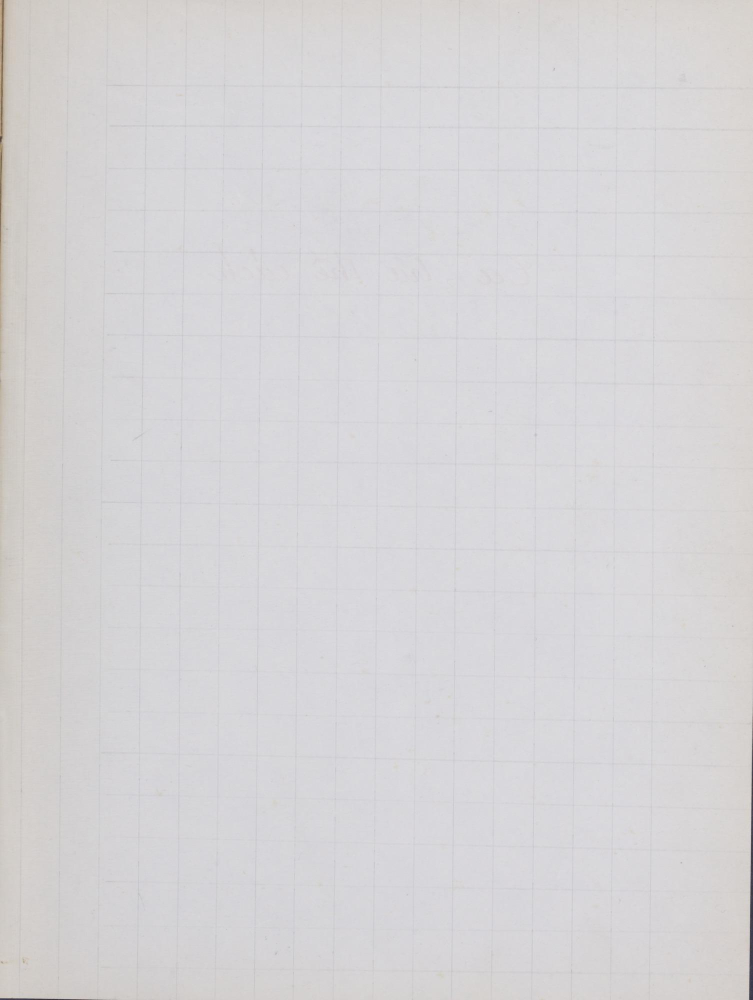
#> input picture output/Ca Trù Thê Cách, AB 160, Nôm_Y/ch/Ca Trù Thê Cách, AB 160, Nôm_Y.004.jpg, 1505 x 2000 px (shown at 1/2 size); its folder holds only this picture in this run
$ jupyter execute contact_sheet.ipynb
#> lines starting #> are read from the running program, lines starting #| are printed output that depends on the picture
# Contact Sheets for Human QC: Bounding Boxes of All Books

Reads `output/<Book>/{ch,vi,misc}/` and the PPOCRLabel `Label.txt` files (read-only) and produces:

- `output/_contact_sheets/<Book>/sheet_NN.jpg`: paginated grids of page thumbnails with 4-point boxes
  (**red** = `ch/` Han-Nom, **blue** = `vi/` Quoc ngu, **gray frame** = `misc/`, no boxes; **orange frame** = auto-flagged).
- `output/_contact_sheets/qc_flags.csv`: one row per flagged page, with empty `reviewer_verdict` / `notes` columns to fill in.
- `output/_contact_sheets/contact_sheets_index.html`: open in a browser to scroll through every book.

Set `BOOKS` in the config cell to a list of folder names to run a subset.

[cell 1]
import os, re, json, html, math
from pathlib import Path
from concurrent.futures import ThreadPoolExecutor

import cv2
import numpy as np
import pandas as pd
from IPython.display import display, Image as IPImage

PROJECT_ROOT = Path.cwd().resolve()
if not (PROJECT_ROOT / "output").is_dir() and (PROJECT_ROOT.parent / "output").is_dir():
    PROJECT_ROOT = PROJECT_ROOT.parent
OUTPUT_DIR = PROJECT_ROOT / "output"
SHEET_DIR = OUTPUT_DIR / "_contact_sheets"
AUDIT_CSV = PROJECT_ROOT / "datasets-midterm" / "audit_dataset_summary.csv"

BOOKS = None            # None = all books, or e.g. ["Ca Trù Thể Cách, Nôm_Y"]
THUMB_W, THUMB_H = 300, 420     # max thumbnail box (aspect ratio kept)
COLS, ROWS = 6, 4               # 24 thumbnails per sheet
CAPTION_H = 22
JPEG_QUALITY = 85
MAX_INLINE_SHEETS = 12          # flagged sheets auto-displayed in the notebook

FOLDERS = ["ch", "vi", "misc"]
COLOR = {"ch": (0, 0, 255), "vi": (255, 0, 0), "misc": (128, 128, 128)}   # BGR
FLAG_COLOR = (0, 140, 255)      # orange, BGR
OUTLIER_SIGMA = 2.0
MIN_OUTLIER_DIFF = 5            # ignore count deviations smaller than this
TINY_AREA_FRAC = 2e-4           # box area / page area
OVERLAP_IOU = 0.5

SHEET_DIR.mkdir(parents=True, exist_ok=True)
print("project root:", PROJECT_ROOT)

## 1. Discover books and load metadata

[cell 2]
PAGE_RE = re.compile(r"\.(\d+)\.jpg$", re.I)

def page_no(name):
    m = PAGE_RE.search(name)
    return int(m.group(1)) if m else -1

audit = pd.read_csv(AUDIT_CSV, encoding="utf-8-sig") if AUDIT_CSV.exists() else pd.DataFrame()
#> (reads datasets-midterm/audit_dataset_summary.csv from the repository)
layout_by_stem = {}
if not audit.empty:
    for _, r in audit.iterrows():
        layout_by_stem[Path(str(r["Ten_File"])).stem] = r.get("Ma_Loai_Sach", "?")

all_books = sorted(p.name for p in OUTPUT_DIR.iterdir()
                   if p.is_dir() and not p.name.startswith("_") and (p / "ch").is_dir())
books = [b for b in all_books if BOOKS is None or b in BOOKS]

rows = []
for b in books:
    rows.append({"book": b, "layout": layout_by_stem.get(b, "?"),
                 **{f: len(list((OUTPUT_DIR / b / f).glob("*.jpg"))) for f in FOLDERS}})
catalog = pd.DataFrame(rows)
catalog["total"] = catalog[FOLDERS].sum(axis=1)
display(catalog)
print(len(catalog), "books,", int(catalog["total"].sum()), "page images")

## 2. Loaders: Label.txt, images, CSV cross-check

[cell 3]
def imread_unicode(path):
    try:
        data = np.fromfile(str(path), dtype=np.uint8)
        return cv2.imdecode(data, cv2.IMREAD_COLOR)
#> returned value is the input picture: shape (2000, 1505, 3); mean B, G, R 214.4, 212.4, 213.9
    except Exception:
        return None

def load_labels(book, folder):
    """{image file name: [ {transcription, points}, ... ]} from <folder>/Label.txt."""
    f = OUTPUT_DIR / book / folder / "Label.txt"
    out = {}
    if not f.exists():
        return out
    for line in f.read_text(encoding="utf-8").splitlines():
        if "\t" not in line:
            continue
        rel, js = line.split("\t", 1)
        try:
            out[Path(rel).name] = json.loads(js)
        except json.JSONDecodeError:
            out[Path(rel).name] = None      # corrupt label line
    return out

def load_csv_pages(book):
    f = OUTPUT_DIR / book / f"{book}.csv"
    if not f.exists():
        return set()
    try:
        return set(pd.read_csv(f, encoding="utf-8-sig")["img_id"].dropna().astype(str))
    except Exception:
        return set()

## 3. QC flag logic (pure functions)

[cell 4]
def box_arrays(boxes):
    return [np.array(b["points"], dtype=float) for b in boxes if b.get("points") and len(b["points"]) == 4]

def max_overlap_iou(polys):
    """Largest axis-aligned IoU between any two boxes on a page."""
    if len(polys) < 2:
        return 0.0
    b = np.array([[p[:, 0].min(), p[:, 1].min(), p[:, 0].max(), p[:, 1].max()] for p in polys])
    x1 = np.maximum(b[:, None, 0], b[None, :, 0]); y1 = np.maximum(b[:, None, 1], b[None, :, 1])
    x2 = np.minimum(b[:, None, 2], b[None, :, 2]); y2 = np.minimum(b[:, None, 3], b[None, :, 3])
    inter = np.clip(x2 - x1, 0, None) * np.clip(y2 - y1, 0, None)
    area = (b[:, 2] - b[:, 0]) * (b[:, 3] - b[:, 1])
    iou = inter / (area[:, None] + area[None, :] - inter + 1e-9)
    np.fill_diagonal(iou, 0)
    return float(iou.max())

def page_flags(folder, boxes, img_w, img_h):
    """Per-page flags (count outliers are added later, per book)."""
    flags = []
    if folder == "misc":
        return flags
    if boxes is None:
        return ["corrupt_label"]
    if len(boxes) == 0:
        return ["no_boxes"]
    polys = box_arrays(boxes)
    if len(polys) < len(boxes):
        flags.append("malformed_box")
    oob = sum(1 for p in polys if p[:, 0].min() < -2 or p[:, 1].min() < -2
              or p[:, 0].max() > img_w + 2 or p[:, 1].max() > img_h + 2)
    if oob:
        flags.append(f"out_of_bounds({oob})")
    tiny = sum(1 for p in polys
               if (p[:, 0].max() - p[:, 0].min()) * (p[:, 1].max() - p[:, 1].min()) < TINY_AREA_FRAC * img_w * img_h)
    if tiny:
        flags.append(f"tiny_box({tiny})")
    if max_overlap_iou(polys) > OVERLAP_IOU:
        flags.append("overlap")
    return flags

def count_outliers(counts):
    """counts: {(folder, name): n_boxes} -> {(folder, name): flag} for outliers within each folder."""
    res = {}
    for folder in ("ch", "vi"):
        items = [(k, n) for k, n in counts.items() if k[0] == folder]
        if len(items) < 5:
            continue
        ns = np.array([n for _, n in items], dtype=float)
        med, sd = np.median(ns), ns.std()
        if sd == 0:
            continue
        for k, n in items:
            if abs(n - med) > OUTLIER_SIGMA * sd and abs(n - med) >= MIN_OUTLIER_DIFF:
                res[k] = f"box_count_outlier({int(n)} vs median {int(med)})"
    return res

## 4. Rendering: thumbnails and sheets

[cell 5]
def render_thumb(args):
    """args = (book, folder, name, boxes). Returns dict with the cell image and page-level metadata."""
    book, folder, name, boxes = args
    img = imread_unicode(OUTPUT_DIR / book / folder / name)
    if img is None:
        cell = np.full((THUMB_H, THUMB_W, 3), 255, np.uint8)
        cv2.putText(cell, "UNREADABLE", (20, THUMB_H // 2), cv2.FONT_HERSHEY_SIMPLEX, 0.7, (0, 0, 255), 2)
        return {"book": book, "folder": folder, "name": name, "n": 0, "w": 0, "h": 0,
                "flags": ["unreadable_image"], "cell": cell}
    h, w = img.shape[:2]
#> h = 2000; w = 1505
    scale = min(THUMB_W / w, THUMB_H / h)
#> scale = 0.199
    tw, th = max(1, int(w * scale)), max(1, int(h * scale))
#> tw = 300; th = 398
    thumb = cv2.resize(img, (tw, th), interpolation=cv2.INTER_AREA)
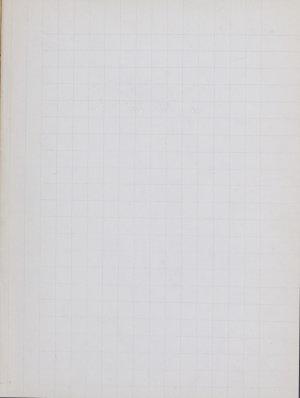
#> thumb: shape (398, 300, 3); mean B, G, R 214.4, 212.4, 213.9
    polys = box_arrays(boxes) if boxes else []
    for p in polys:
        pts = np.round(p * scale).astype(np.int32).reshape(-1, 1, 2)
        cv2.polylines(thumb, [pts], True, COLOR[folder], 1, cv2.LINE_AA)
    cell = np.full((THUMB_H, THUMB_W, 3), 255, np.uint8)
    cell[:th, :tw] = thumb
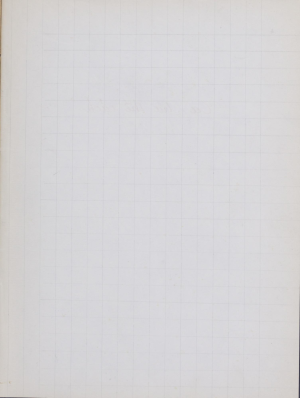
#> cell: shape (420, 300, 3); mean B, G, R 216.5, 214.7, 216.1
    return {"book": book, "folder": folder, "name": name, "n": len(polys), "w": w, "h": h,
            "flags": page_flags(folder, boxes, w, h), "cell": cell}

def finish_cell(t):
    """Add frame and caption (needs the final flags, so done after count-outlier detection)."""
    flagged = bool(t["flags"])
    color = FLAG_COLOR if flagged else COLOR[t["folder"]]
    cell = cv2.copyMakeBorder(t["cell"], CAPTION_H, 0, 0, 0, cv2.BORDER_CONSTANT, value=(255, 255, 255))
    cv2.rectangle(cell, (0, 0), (cell.shape[1] - 1, cell.shape[0] - 1), color, 4 if flagged else 2)
    label = f"p{page_no(t['name']):03d} {t['folder']}" + (f" n={t['n']}" if t["folder"] != "misc" else "")
    if flagged:
        label += " !"
    cv2.putText(cell, label, (6, 16), cv2.FONT_HERSHEY_SIMPLEX, 0.5, (0, 0, 0), 1, cv2.LINE_AA)
    return cell

def build_sheet(cells):
    ch, cw = cells[0].shape[:2]
    blank = np.full((ch, cw, 3), 235, np.uint8)
    cells = cells + [blank] * (COLS * ROWS - len(cells))
    rows = [np.hstack(cells[r * COLS:(r + 1) * COLS]) for r in range(ROWS)]
    return np.vstack(rows)

def imwrite_unicode(path, img):
    ok, buf = cv2.imencode(".jpg", img, [cv2.IMWRITE_JPEG_QUALITY, JPEG_QUALITY])
    if ok:
        buf.tofile(str(path))
    return ok

## 5. Run over all books

[cell 6]
ORDER = {f: i for i, f in enumerate(FOLDERS)}
flag_rows, book_stats, sheet_index = [], [], {}

def process_book(book):
    labels = {f: load_labels(book, f) for f in FOLDERS}
    jobs = []
    for f in FOLDERS:
        for p in sorted((OUTPUT_DIR / book / f).glob("*.jpg")):
            jobs.append((book, f, p.name, labels[f].get(p.name, [])))
    jobs.sort(key=lambda j: (page_no(j[2]), ORDER[j[1]]))
    with ThreadPoolExecutor(max_workers=min(8, os.cpu_count() or 4)) as ex:
        thumbs = list(ex.map(render_thumb, jobs))
#> thumbs = 1 item

    # book-level checks
    outl = count_outliers({(t["folder"], t["name"]): t["n"] for t in thumbs})
#> the loop in count_outliers, `for folder in ("ch", "vi"):` made 2 passes
#> items on pass 1: [(('ch', 'Ca Trù Thê Cách, AB 160, Nôm_Y.004.jpg'), 0)]
#> after the loop in count_outliers, `for folder in ("ch", "vi"):`: res = 0 items
#> outl = 0 items
    csv_pages = load_csv_pages(book)
    present = {t["name"] for t in thumbs}
#> present = 1 item
    for t in thumbs:
        k = (t["folder"], t["name"])
        if k in outl:
            t["flags"].append(outl[k])
#> this loop made 1 pass
#> k on pass 1: ('ch', 'Ca Trù Thê Cách, AB 160, Nôm_Y.004.jpg')
    missing_csv = sorted(csv_pages - present)
#> missing_csv = []

    sheets, out_dir = [], SHEET_DIR / book
    out_dir.mkdir(parents=True, exist_ok=True)
    for old in out_dir.glob("sheet_*.jpg"):
        old.unlink()
    per = COLS * ROWS
    for i in range(0, len(thumbs), per):
        chunk = thumbs[i:i + per]
        fn = f"sheet_{i // per + 1:02d}.jpg"
        imwrite_unicode(out_dir / fn, build_sheet([finish_cell(t) for t in chunk]))
        sheets.append({"file": fn, "n_flagged": sum(bool(t["flags"]) for t in chunk),
                       "first": page_no(chunk[0]["name"]), "last": page_no(chunk[-1]["name"])})
#> this loop made 1 pass
#> fn on pass 1: 'sheet_01.jpg'
#> pass 1, in finish_cell, `cell = cv2.copyMakeBorder(t["cell"], CAPTION_H, 0, 0, 0, cv2.BORDER_CO..`:
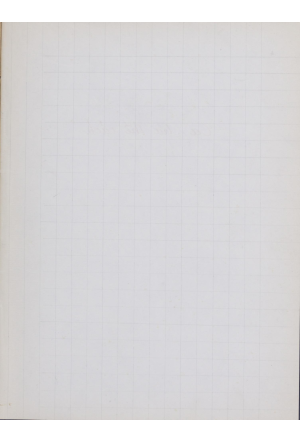
#> cell: shape (442, 300, 3); mean of channels 0, 1, 2 218.5, 216.7, 218; drawn as B, G, R
#> after the loop, sheets = 1 item
    frows = [{"book": book, "page": page_no(t["name"]), "folder": t["folder"], "image": t["name"],
              "n_boxes": t["n"], "flag": "; ".join(t["flags"]), "reviewer_verdict": "", "notes": ""}
             for t in thumbs if t["flags"]]
    for n in missing_csv:
        frows.append({"book": book, "page": page_no(n), "folder": "-", "image": n, "n_boxes": 0,
                      "flag": "in_csv_but_no_image", "reviewer_verdict": "", "notes": ""})
#> this loop made 0 passes
#> after the loop, frows = 1 item
    stats = {"book": book, "pages": len(thumbs), "boxes": sum(t["n"] for t in thumbs),
             "sheets": len(sheets), "flagged": len(frows)}
#> stats = {'book': 'Ca Trù Thê Cách, AB 160, Nôm_Y', 'pages': 1, 'boxes': 0, 'sheets': 1, 'flagged': 1}
    return stats, frows, sheets

for i, b in enumerate(books, 1):
    s, fr, sh = process_book(b)
#> s has the same summary as stats in process_book; fr = 1 item; sh = 1 item
    book_stats.append(s); flag_rows += fr; sheet_index[b] = sh
#> after `flag_rows += fr`: flag_rows = 1 item
    print(f"[{i:2d}/{len(books)}] {b}: {s['pages']} pages, {s['boxes']} boxes, {s['sheets']} sheets, {s['flagged']} flagged")
#| [ 1/1] Ca Trù Thê Cách, AB 160, Nôm_Y: 1 pages, 0 boxes, 1 sheets, 1 flagged

flags_df = pd.DataFrame(flag_rows, columns=["book", "page", "folder", "image", "n_boxes", "flag", "reviewer_verdict", "notes"])
#> flags_df = table of 1 rows and 8 columns
flags_df.to_csv(SHEET_DIR / "qc_flags.csv", index=False, encoding="utf-8-sig")
stats_df = pd.DataFrame(book_stats)
#> stats_df = table of 1 rows and 5 columns
print("done:", int(stats_df["pages"].sum()), "pages,", int(stats_df["sheets"].sum()), "sheets,", len(flags_df), "flags")
#| done: 1 pages, 1 sheets, 1 flags

## 6. Review: summary, flag table, and viewers

[cell 7]
display(stats_df.merge(catalog[["book", "layout"]], on="book"))
print("\nFlags by type:")
if len(flags_df):
    display(flags_df["flag"].str.replace(r"\(.*?\)", "", regex=True).str.split("; ").explode().value_counts().to_frame("pages"))
    display(flags_df.head(40))
else:
    print("no flags")

def show_book(book, only_flagged=False, limit=None):
    """Display a book's contact sheets inline."""
    shown = 0
    for s in sheet_index[book]:
        if only_flagged and not s["n_flagged"]:
            continue
        print(f"{book} / {s['file']}  (pages {s['first']}-{s['last']}, {s['n_flagged']} flagged)")
        display(IPImage(filename=str(SHEET_DIR / book / s["file"])))
        shown += 1
        if limit and shown >= limit:
            break

def show_page(book, folder, page, width=1100):
    """Full-resolution check of one page with boxes and transcriptions."""
    name = next((p.name for p in (OUTPUT_DIR / book / folder).glob("*.jpg") if page_no(p.name) == page), None)
    if name is None:
        print("page not found"); return
    img = imread_unicode(OUTPUT_DIR / book / folder / name)
    boxes = load_labels(book, folder).get(name) or []
    for p in box_arrays(boxes):
        cv2.polylines(img, [p.astype(np.int32).reshape(-1, 1, 2)], True, COLOR[folder], max(2, img.shape[1] // 500))
    s = width / img.shape[1]
    img = cv2.resize(img, (width, int(img.shape[0] * s)), interpolation=cv2.INTER_AREA)
    display(IPImage(data=cv2.imencode(".jpg", img)[1].tobytes()))
    for b in boxes[:15]:
        print(b.get("transcription"))

# Auto-show the first flagged sheets (limited, to keep the notebook small)
budget = MAX_INLINE_SHEETS
for b in books:
    if budget <= 0:
        break
    n = sum(1 for s in sheet_index[b] if s["n_flagged"])
    if n:
        show_book(b, only_flagged=True, limit=budget)
        budget -= min(n, budget)
#> this loop made 1 pass
#> (n, budget) on pass 1: (1, 11)
#> after the loop, budget = 11

## 7. HTML index for browser review

[cell 8]
parts = ["<!doctype html><meta charset='utf-8'><title>Contact sheets</title>",
         "<style>body{font-family:sans-serif;margin:16px}img{max-width:100%;border:1px solid #ccc;margin:4px 0}"
         ".bad{color:#d2691e;font-weight:bold}</style><h1>Contact sheets for human QC</h1>",
         "<p><b style='color:red'>red</b> = ch boxes, <b style='color:blue'>blue</b> = vi boxes, gray frame = misc, "
         "<b class='bad'>orange frame = flagged</b>. Flag list: <a href='qc_flags.csv'>qc_flags.csv</a></p><ul>"]
for s in book_stats:
    parts.append(f"<li><a href='#{html.escape(s['book'], quote=True)}'>{html.escape(s['book'])}</a>: "
                 f"{s['pages']} pages, {s['flagged']} flagged</li>")
#> this loop made 1 pass
#> after the loop, parts = 4 items
parts.append("</ul>")
for b in books:
    parts.append(f"<h2 id='{html.escape(b, quote=True)}'>{html.escape(b)}</h2>")
    for s in sheet_index[b]:
        tag = f" <span class='bad'>({s['n_flagged']} flagged)</span>" if s["n_flagged"] else ""
        src = html.escape(f"{b}/{s['file']}".replace(" ", "%20"), quote=True)
        parts.append(f"<div>pages {s['first']}-{s['last']}{tag}<br><img loading='lazy' src='{src}'></div>")
#> after the loop, parts = 7 items
(SHEET_DIR / "contact_sheets_index.html").write_text("\n".join(parts), encoding="utf-8")
print("wrote", SHEET_DIR / "contact_sheets_index.html")
